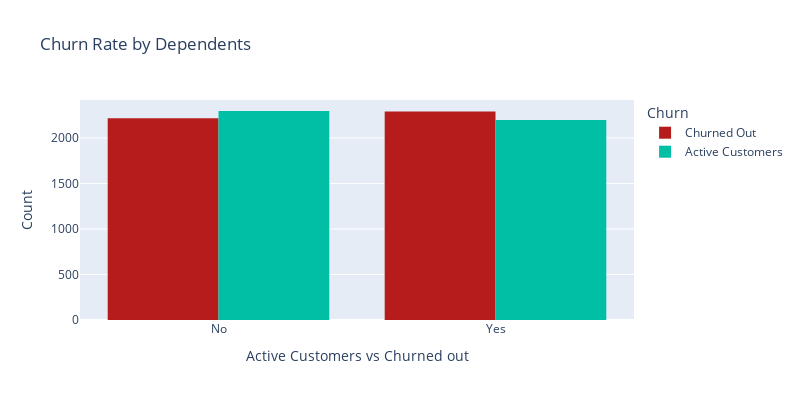

Write notebook code for a chart like this one.
### Code cell
#Dependents
fig = px.histogram(df_copy,
                   x='Dependents',
                   color='Churn',
                   title='Churn Rate by Dependents',
                   barmode='group',
                   color_discrete_sequence=[churned_out_color,active_customers_color],)

fig.update_layout(xaxis_title='Active Customers vs Churned out', yaxis_title='Count', width=800, height=400)
fig.show()

### Figure 1 — Plotly figure (JSON) as saved in the notebook; plotly's stock layout.template omitted (floating-point values rounded to 4 significant figures; data arrays with more than 128 entries replaced by an {"elided": "..."} marker saying what was removed)
{"data": [{"alignmentgroup": "True", "bingroup": "x", "hovertemplate": "Churn=Churned Out<br>Dependents=%{x}<br>count=%{y}<extra></extra>", "legendgroup": "Churned Out", "marker": {"color": "#B71C1C", "pattern": {"shape": ""}}, "name": "Churned Out", "offsetgroup": "Churned Out", "orientation": "v", "showlegend": true, "type": "histogram", "x": {"elided": "5020 str values"}, "xaxis": "x", "yaxis": "y"}, {"alignmentgroup": "True", "bingroup": "x", "hovertemplate": "Churn=Active Customers<br>Dependents=%{x}<br>count=%{y}<extra></extra>", "legendgroup": "Active Customers", "marker": {"color": "#00BFA5", "pattern": {"shape": ""}}, "name": "Active Customers", "offsetgroup": "Active Customers", "orientation": "v", "showlegend": true, "type": "histogram", "x": {"elided": "4980 str values"}, "xaxis": "x", "yaxis": "y"}], "layout": {"barmode": "group", "height": 400, "legend": {"title": {"text": "Churn"}, "tracegroupgap": 0}, "title": {"text": "Churn Rate by Dependents"}, "width": 800, "xaxis": {"anchor": "y", "domain": [0, 1], "title": {"text": "Active Customers vs Churned out"}}, "yaxis": {"anchor": "x", "domain": [0, 1], "title": {"text": "Count"}}}}
